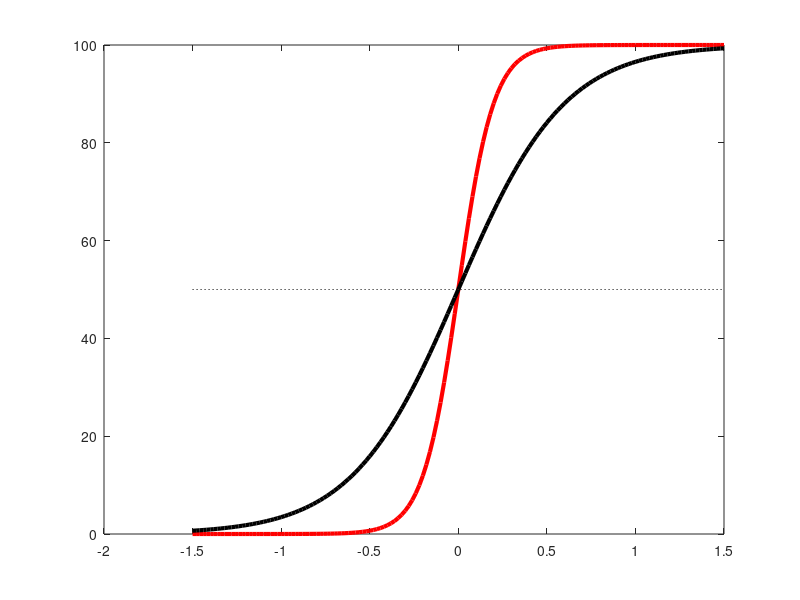
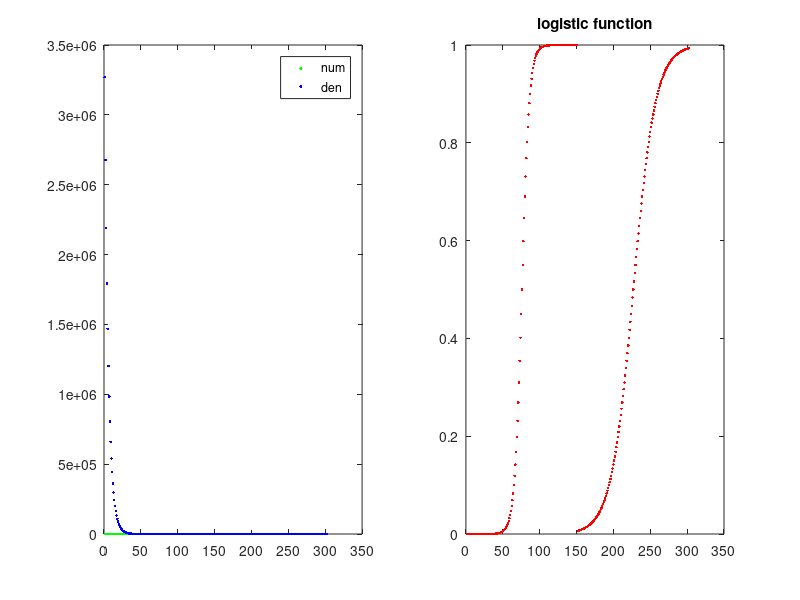

Recreate these plots in MATLAB, in order.
function [] = logistic_equations
% sandbox to play with different parameters that characterize a logistic
% function and to see the result and understand what it is that these
% parameters do.

% sigmoidal function used commonly to fit resource-limited growth data.
% a=0.79*100; % carrying capacity.
% m=-0.0001*100; % controls P0 and whether graph grows or decays
% n=0.0002*100;  % shifts graph horizontally and together with m, determines whether graph models growth or decay.
% tau=0.02; % controls slope (Rate of growth)

%a=100;m=0.01; n=0.1; tau=0.1;
a=100; m=0; n=1; tau =0.1;
% m=-0.0002;
% n = 0.0024;
% tau=0.02;
% Features of graph:
% Start population  = a * (m/n)
% Growth rate depends on ratio of m and n.
% When m = n, there is no growth
% When m > n, there is decay
% When m < n, there is growth.
% The shape of the logistic also depends on m & n
%  In particular, inflection point is a function of (m/n)
%   If n < 0: you get a double-sided exponential (hyperbolic)

int = 5:0.02:8;

%t = -6:0.02:6
t = int - mean(int);
data=[];

figure;

pct95_mark=[];% idx at which each graph reaches 95th point.
num_array=[];
den_array=[];
for f=[1 3]%n = 1:5 
    num = 1 + (m * exp(-t ./(tau*f)));
    num_array = horzcat(num_array,num);
    den = 1 + (n * exp(-t ./(tau*f)));
    den_array = horzcat(den_array,den);
    data = a * (num./den);

    minp=min(find(data > round(0.95*a)));
    pct95_mark = horzcat(pct95_mark, minp);

    % now get the weber for this graph.

    l=plot(t, data,'-r');
    hold on;
    clr=rand(1,3);
    set(l,'LineWidth',3);
    if f== 5, set(l,'Color','b');
    elseif f==1, set(l,'Color','r');else set(l,'Color','k');end;
    %text(min(t)+0.5,data(1)*1.1, sprintf('%s=%i','tau',tau*f));
    %set(t,'Color',clr);

    fprintf(1,'when %s = %i, pct95 reached at %i\n', 'n', n, minp);
end;
line([min(t) max(t)], [a/2 a/2],'LineStyle',':','Color','k');
%set(double(gca),'YLim',[0 100]);

figure; 
subplot(1,2,1); 
plot(1:length(num_array),num_array,'.g', 1:length(den_array), den_array, '.b');
legend({'num','den'});
subplot(1,2,2);
plot(num_array ./ den_array, '.r');
title('logistic function');


% in rat data,
% carrying capacity is known. --> a is known from data
% initial population is known. --> there are constraints on m & n
%   We see growth, so we want m > n.
%   p0 = a * (m/n)
%   Therefore, (m/n) = (p0/a)
%   Therefore, m = (p0/a) * n.

% We need to solve for m (once we have m, we can derive n) and tau.
